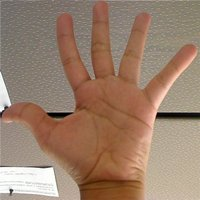
//> input picture Ejemplos/data/Histogram_Comparison_Source_0.jpg, 200 x 200 px
$ ./main   (built with g++ and OpenCV 4)
//> lines starting //> are read from the running program, lines starting //| are printed output that depends on the picture
#include "opencv2/imgcodecs.hpp"
#include "opencv2/highgui.hpp"
#include "opencv2/imgproc.hpp"
#include <iostream>
using namespace std;
using namespace cv;

int main(int argc, char ** argv)
{
  // Load the base image (src_base) and the other two test images:
  // Se cargan la imagen de referencia (src_base) y las
  // otras dos imágenes que serán de test, para comparar
  Mat src_base = imread("../../data/Histogram_Comparison_Source_0.jpg", IMREAD_COLOR);
//> src_base is the input picture: 200 rows x 200 cols, CV_8UC3; mean B, G, R 107.8, 127.1, 154.3
  Mat src_test1 = imread("../../data/Histogram_Comparison_Source_1.jpg", IMREAD_COLOR);
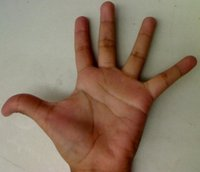
//> input picture Ejemplos/data/Histogram_Comparison_Source_1.jpg, 200 x 172 px
//> src_test1 is the input picture: 172 rows x 200 cols, CV_8UC3; mean B, G, R 101.1, 120.5, 140.6
  Mat src_test2 = imread("../../data/Histogram_Comparison_Source_2.jpg", IMREAD_COLOR);
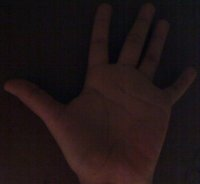
//> input picture Ejemplos/data/Histogram_Comparison_Source_2.jpg, 200 x 184 px
//> src_test2 is the input picture: 184 rows x 200 cols, CV_8UC3; mean B, G, R 21.5, 21.1, 32.2
  if (src_base.empty() || src_test1.empty() || src_test2.empty() ) {
    cout << "Could not open or find the images!\n" << endl;
    return -1;
  }

  // Convert them to HSV format
  // Se convierte a formato HSV
  Mat hsv_base, hsv_test1, hsv_test2;
  cvtColor(src_base, hsv_base, COLOR_BGR2HSV);
//> hsv_base: 200 rows x 200 cols, CV_8UC3; mean H, S, V 15.5, 80.3, 154.4
  cvtColor(src_test1, hsv_test1, COLOR_BGR2HSV);
//> hsv_test1: 172 rows x 200 cols, CV_8UC3; mean H, S, V 22, 82.8, 141.4
  cvtColor(src_test2, hsv_test2, COLOR_BGR2HSV);
//> hsv_test2: 184 rows x 200 cols, CV_8UC3; mean H, S, V 75.8, 89.4, 32.7

  imshow("im1", hsv_base);
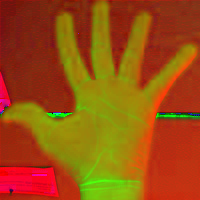
//> window 'im1': 200 rows x 200 cols, CV_8UC3; mean B, G, R 15.5, 80.3, 154.4
  imshow("im2", hsv_test1);
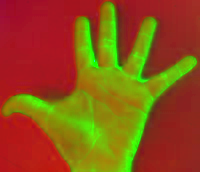
//> window 'im2': 172 rows x 200 cols, CV_8UC3; mean B, G, R 22, 82.8, 141.4
  imshow("im3", hsv_test2);
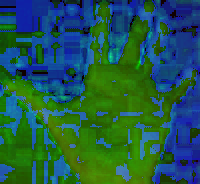
//> window 'im3': 184 rows x 200 cols, CV_8UC3; mean B, G, R 75.8, 89.4, 32.7

  // Also, create an image of half the base image (in HSV format):
  // Se crea una nueva imagen que es la mitad de la imagen de referencia
  Mat hsv_half_down = hsv_base(Range(hsv_base.rows / 2, hsv_base.rows), Range(0, hsv_base.cols) );
//> hsv_half_down: 100 rows x 200 cols, CV_8UC3; mean H, S, V 16.3, 92.8, 165.4
  imshow("half", hsv_half_down);
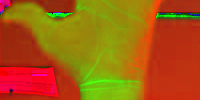
//> window 'half': 100 rows x 200 cols, CV_8UC3; mean B, G, R 16.3, 92.8, 165.4


  // Initialize the arguments to calculate the histograms (bins, ranges and channels H and S )
  // Se inicializan los argumentos para calcular los histogramas
  // (divisiones, rangos y canales H y S)
  int h_bins = 50, s_bins = 60;
  int histSize[] = {h_bins, s_bins};
  // hue varies from 0 to 179, saturation from 0 to 255
  float h_ranges[] = {0, 180};
  float s_ranges[] = {0, 256};
  const float * ranges[] = {h_ranges, s_ranges};
  // Use the 0-th and 1-st channels
  int channels[] = {0, 1};

  // Calculate the Histograms for the base image, the 2 test images and the half-down base image:
  // Se calculan los histogramas de la imagen base, las dos imágenes de test y la imagen recortada
  Mat hist_base, hist_half_down, hist_test1, hist_test2;
  calcHist(&hsv_base, 1, channels, Mat(), hist_base, 2, histSize, ranges, true, false);
  normalize(hist_base, hist_base, 0, 1, NORM_MINMAX, -1, Mat() );
//> hist_base: 50 rows x 60 cols, CV_32FC1; min 0, max 1, mean 0.0063
  calcHist(&hsv_half_down, 1, channels, Mat(), hist_half_down, 2, histSize, ranges, true, false);
  normalize(hist_half_down, hist_half_down, 0, 1, NORM_MINMAX, -1, Mat() );
//> hist_half_down: 50 rows x 60 cols, CV_32FC1; min 0, max 1, mean 0.00488
  calcHist(&hsv_test1, 1, channels, Mat(), hist_test1, 2, histSize, ranges, true, false);
  normalize(hist_test1, hist_test1, 0, 1, NORM_MINMAX, -1, Mat() );
//> hist_test1: 50 rows x 60 cols, CV_32FC1; min 0, max 1, mean 0.00558
  calcHist(&hsv_test2, 1, channels, Mat(), hist_test2, 2, histSize, ranges, true, false);
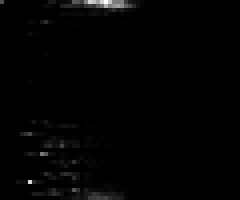
//> hist_test2: 50 rows x 60 cols, CV_32FC1 (shown 4 times larger); min 0, max 1096, mean 12.3; drawn with min black and max white
  normalize(hist_test2, hist_test2, 0, 1, NORM_MINMAX, -1, Mat() );

  // Apply sequentially the 4 comparison methods between the histogram of the base image (hist_base) and the other histograms:
  // Se aplican secuencialmente los 4 métodos de comparación entre
  // los histogramas de la imagen base (base_image) y los demás histogramas
  for (int compare_method = 0; compare_method < 4; compare_method++) {
    double base_base = compareHist(hist_base, hist_base, compare_method);
    double base_half = compareHist(hist_base, hist_half_down, compare_method);
    double base_test1 = compareHist(hist_base, hist_test1, compare_method);
    double base_test2 = compareHist(hist_base, hist_test2, compare_method);
    cout << "Method " << compare_method << " Perfect, Base-Half, Base-Test(1), Base-Test(2) : "
         << base_base << " / " << base_half << " / " << base_test1 << " / " << base_test2 << endl;
  }
//> this loop made 4 passes
//> (base_base, base_half, base_test1, base_test2) on passes 1 to 4: (1, 0.88, 0.205, 0.0665), (0, 4.68, 2698, 4763.8), (18.89, 13.02, 5.44, 2.58), (0, 0.238, 0.68, 0.874)
//| Method 0 Perfect, Base-Half, Base-Test(1), Base-Test(2) : 1 / 0.880438 / 0.20457 / 0.0664547
//| Method 1 Perfect, Base-Half, Base-Test(1), Base-Test(2) : 0 / 4.6834 / 2697.98 / 4763.8
//| Method 2 Perfect, Base-Half, Base-Test(1), Base-Test(2) : 18.8947 / 13.022 / 5.44085 / 2.58173
//| Method 3 Perfect, Base-Half, Base-Test(1), Base-Test(2) : 0 / 0.237887 / 0.679826 / 0.874173

  // For the Correlation and Intersection methods, the higher the metric, the more accurate the match.
  // For the other two metrics, the less the result, the better the match.

  cout << "Done \n";
  waitKey(0);
  return 0;
}
